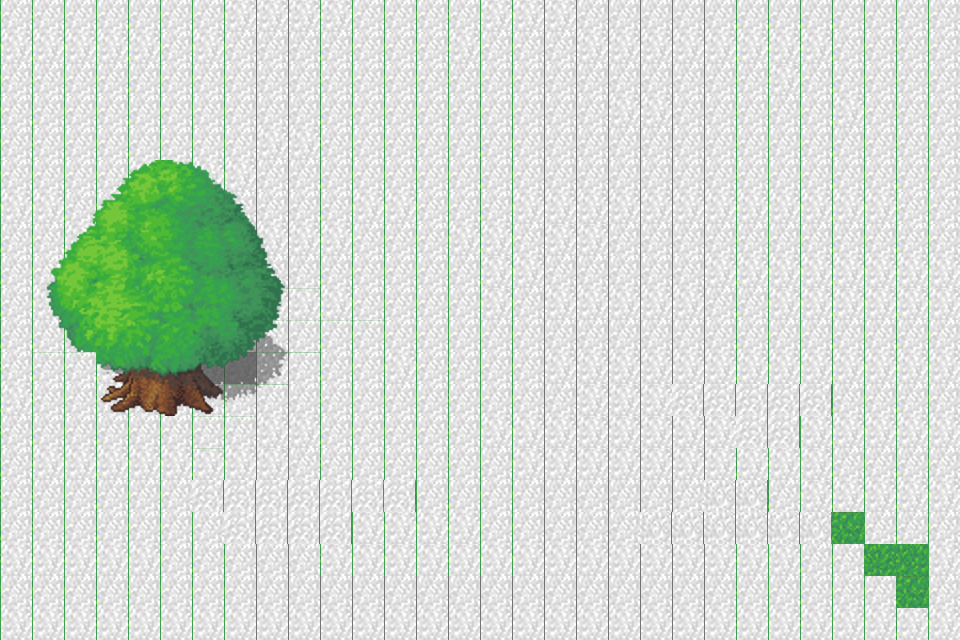

The image is a tile-based game level rendered from a .tmx file. Its description and source (layers, tilesets, objects; grid data summarised) follow:
An orthogonal 30x20 tile map with 32x32 px tiles, 5 tile layers (Background, SnowLayer, BumpLayer, ShadowLayer, ...).

<map version="1.0" orientation="orthogonal" renderorder="right-down" width="30" height="20" tilewidth="32" tileheight="32">
 <tileset firstgid="1" name="snow_death_tiles" tilewidth="32" tileheight="32">
  <image source="snow_death_tiles.png" width="672" height="256" />
 </tileset>
 <layer name="Background" width="30" height="20">
  <data>[600 cells, 600 non-empty, 8 distinct tile ids]</data>
 </layer>
 <layer name="SnowLayer" width="30" height="20">
  <data>[600 cells, 600 non-empty, 5 distinct tile ids]</data>
 </layer>
 <layer name="BumpLayer" width="30" height="20">
  <data>[600 cells, 28 non-empty, 9 distinct tile ids]</data>
 </layer>
 <layer name="ShadowLayer" width="30" height="20">
  <data>[600 cells, 4 non-empty, 4 distinct tile ids]</data>
 </layer>
 <layer name="Top" width="30" height="20">
  <data>[600 cells, 54 non-empty, 51 distinct tile ids]</data>
 </layer>
</map>